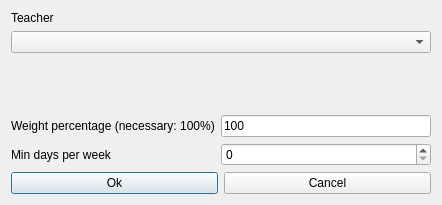
<?xml version="1.0" encoding="UTF-8"?>
<ui version="4.0">
 <class>ModifyConstraintTeacherMinDaysPerWeekForm_template</class>
 <widget class="QDialog" name="ModifyConstraintTeacherMinDaysPerWeekForm_template">
  <property name="geometry">
   <rect>
    <x>0</x>
    <y>0</y>
    <width>442</width>
    <height>205</height>
   </rect>
  </property>
  <property name="windowTitle">
   <string extracomment="This is the title of the dialog to modify a constraint of this type">Modify teacher min days per week</string>
  </property>
  <layout class="QGridLayout" name="gridLayout">
   <item row="0" column="0" colspan="2">
    <widget class="QLabel" name="teacherTextLabel">
     <property name="frameShape">
      <enum>QFrame::NoFrame</enum>
     </property>
     <property name="frameShadow">
      <enum>QFrame::Plain</enum>
     </property>
     <property name="text">
      <string>Teacher</string>
     </property>
     <property name="wordWrap">
      <bool>false</bool>
     </property>
    </widget>
   </item>
   <item row="1" column="0" colspan="2">
    <widget class="QComboBox" name="teachersComboBox">
     <property name="editable">
      <bool>false</bool>
     </property>
     <property name="insertPolicy">
      <enum>QComboBox::NoInsert</enum>
     </property>
     <property name="duplicatesEnabled">
      <bool>false</bool>
     </property>
    </widget>
   </item>
   <item row="2" column="1">
    <spacer name="verticalSpacer">
     <property name="orientation">
      <enum>Qt::Vertical</enum>
     </property>
     <property name="sizeHint" stdset="0">
      <size>
       <width>20</width>
       <height>53</height>
      </size>
     </property>
    </spacer>
   </item>
   <item row="3" column="0">
    <widget class="QLabel" name="weightTextLabel">
     <property name="frameShape">
      <enum>QFrame::NoFrame</enum>
     </property>
     <property name="frameShadow">
      <enum>QFrame::Plain</enum>
     </property>
     <property name="text">
      <string>Weight percentage (necessary: 100%)</string>
     </property>
     <property name="wordWrap">
      <bool>false</bool>
     </property>
    </widget>
   </item>
   <item row="3" column="1">
    <widget class="QLineEdit" name="weightLineEdit">
     <property name="text">
      <string notr="true">100</string>
     </property>
    </widget>
   </item>
   <item row="4" column="0">
    <widget class="QLabel" name="minDaysTextLabel">
     <property name="frameShape">
      <enum>QFrame::NoFrame</enum>
     </property>
     <property name="frameShadow">
      <enum>QFrame::Plain</enum>
     </property>
     <property name="text">
      <string>Min days per week</string>
     </property>
     <property name="wordWrap">
      <bool>false</bool>
     </property>
    </widget>
   </item>
   <item row="4" column="1">
    <widget class="QSpinBox" name="minDaysSpinBox"/>
   </item>
   <item row="5" column="0" colspan="2">
    <layout class="QHBoxLayout" name="horizontalLayout">
     <item>
      <widget class="QPushButton" name="okPushButton">
       <property name="text">
        <string>Ok</string>
       </property>
      </widget>
     </item>
     <item>
      <widget class="QPushButton" name="cancelPushButton">
       <property name="text">
        <string>Cancel</string>
       </property>
      </widget>
     </item>
    </layout>
   </item>
  </layout>
 </widget>
 <layoutdefault spacing="6" margin="11"/>
 <resources/>
 <connections/>
</ui>
